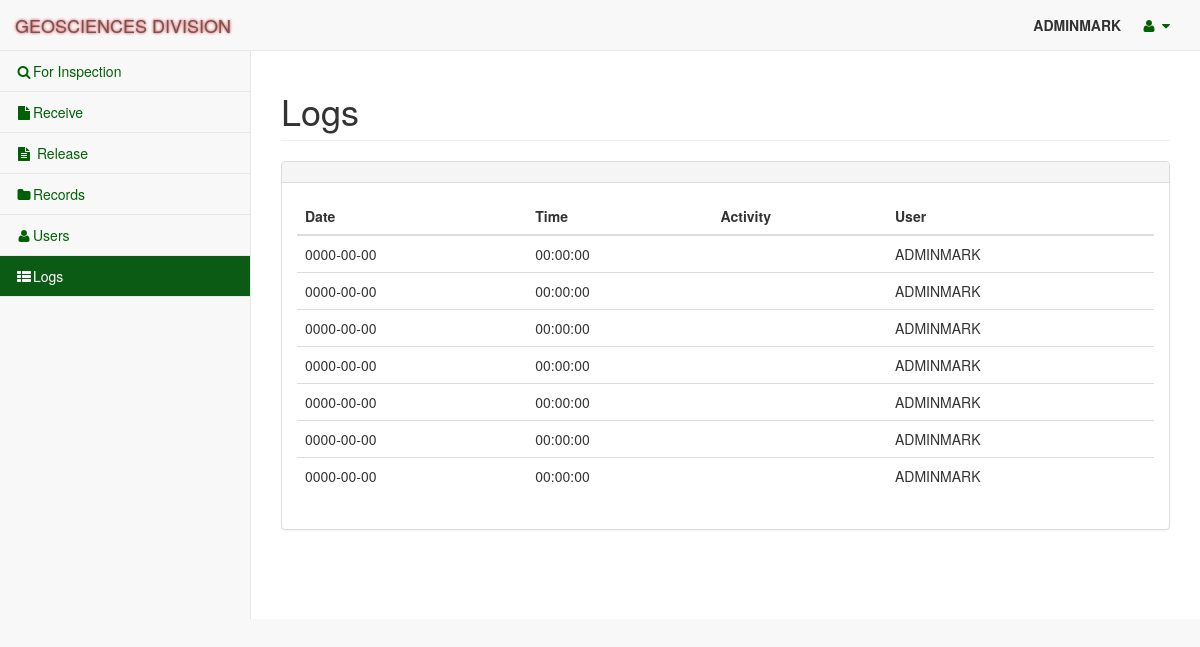
Screenshot of /admin/logs.php (signed in) with the database file from the repository.
### tables this page shows
CREATE TABLE IF NOT EXISTS `logs` (
  `logID` int(10) NOT NULL AUTO_INCREMENT,
  `logDate` date NOT NULL,
  `logTime` varchar(150) NOT NULL,
  `activity` varchar(120) NOT NULL,
  `userID` int(10) NOT NULL,
  `receiveID` int(10) DEFAULT NULL,
  `unclaimID` int(10) DEFAULT NULL,
  `releaseID` int(10) DEFAULT NULL,
  `recordID` int(10) DEFAULT NULL,
  PRIMARY KEY (`logID`)
);

CREATE TABLE IF NOT EXISTS `users` (
  `userID` int(10) NOT NULL AUTO_INCREMENT,
  `username` varchar(45) NOT NULL,
  `password` varchar(45) NOT NULL,
  `firstName` varchar(45) NOT NULL,
  `lastName` varchar(45) NOT NULL,
  `userType` enum('admin','user') NOT NULL,
  PRIMARY KEY (`userID`)
);

### admin/logs.php (the view, shortened to what this page needs)
<!DOCTYPE html>
<html lang="en">
<head>
    <link href="vendor/bootstrap/css/bootstrap.min.css" rel="stylesheet">
    <link href="vendor/metisMenu/metisMenu.min.css" rel="stylesheet">
    <link href="dist/css/sb-admin-2.css" rel="stylesheet">
    <link href="vendor/morrisjs/morris.css" rel="stylesheet">
    <link href="vendor/font-awesome/css/font-awesome.min.css" rel="stylesheet" type="text/css">
</head>
<body>
    <div id="wrapper">
        <nav class="navbar navbar-default navbar-static-top" role="navigation" style="margin-bottom: 0">
            <div class="navbar-header">
                <a class="navbar-brand" href="homepage.php" style="text-shadow: 0 0 3px #FF0000;">GEOSCIENCES DIVISION</a>
            </div>
            <ul class="nav navbar-top-links navbar-right">
                <li><p><b>
                            <?php
                            echo strtoupper($_SESSION['currentUser']);
                            ?>
                        </b></p>
                </li>
                <li class="dropdown">
                    <a class="dropdown-toggle" data-toggle="dropdown" href="#">
                        <i class="fa fa-user fa-fw"></i> <i class="fa fa-caret-down"></i>
                    </a>
                </li>
            </ul>
            <div class="navbar-default sidebar" role="navigation">
                <div class="sidebar-nav navbar-collapse">
                    <ul class="nav" id="side-menu">
                        <li>
                            <a href="homepage.php"><i class="fa fa-search fa-fw"></i>For Inspection</a>
                        </li>
                        <li>
                            <a href="unclaim.php"><i class="fa fa-file fa-fw"></i>Receive</a>
                        </li>
                        <li>
                            <a href="release.php"><i class="fa fa-file-text fa-fw"></i> Release</a>
                        </li>
                        <li>
                            <a href="records.php"><i class="fa fa-folder fa-fw"></i>Records</a>
                        </li>
                        <li>
                            <a href="users.php"><i class="fa fa-user fa-fw"></i>Users</a>
                        </li>
                        <li>
                            <a href="logs.php"><i class="fa fa-th-list fa-fw"></i>Logs</a>
                        </li>
                    </ul>
                </div>
            </div>
        </nav>
        <div id="page-wrapper">
            <div class="row">
                <div class="col-lg-12">
                    <h1 class="page-header">Logs</h1>
                </div>
            </div>
            <div class="row">
                <div class="col-lg-12">
                    <div class="panel panel-default">
                        <div class="panel-heading">
                        </div>
                        <div class="panel-body">
                            <div class="table-responsive">
                                <table class="table table-hover">
                                    <thead>
                                        <tr>
                                            <th>Date</th>
                                            <th>Time</th>
                                            <th>Activity</th>
                                            <th>User</th>
                                        </tr>
                                    </thead>
                                    <tbody>
                                    <?php
                                        require 'config.php';
                                        $sql = "SELECT * FROM logs JOIN users ON logs.userID = users.userID";
                                        $res = $db->query($sql);
                                        while($row = $res->fetch_assoc()){
                                            echo "<tr>";
                                            echo "<td>" . $row['logDate'] . "</td>";
                                            echo "<td>" . $row['logTime'] . "</td>";
                                            echo "<td>" . $row['activity'] . "</td>";
                                            echo "<td>" . strtoupper($row['username']) . "</td>";
                                        }
                                    ?>
                                    </tbody>
                                </table>
                            </div>
                        </div>
                    </div>
                </div>
            </div>
        </div>
</div>
</body>
</html>

### rows the page displays
logs: logDate "0000-00-00", logTime "00:00:00", userID.username "ADMINMARK"
logs: logDate "0000-00-00", logTime "00:00:00", userID.username "ADMINMARK"
logs: logDate "0000-00-00", logTime "00:00:00", userID.username "ADMINMARK"
logs: logDate "0000-00-00", logTime "00:00:00", userID.username "ADMINMARK"
logs: logDate "0000-00-00", logTime "00:00:00", userID.username "ADMINMARK"
logs: logDate "0000-00-00", logTime "00:00:00", userID.username "ADMINMARK"
logs: logDate "0000-00-00", logTime "00:00:00", userID.username "ADMINMARK"

### other values shown
$_SESSION['currentUser'] "ADMINMARK"
